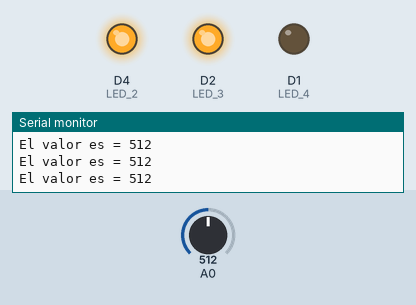
Recording of a sketch running on a simulated ESP8266 (NodeMCU). Shown: output pins drawn as LEDs (lit = HIGH), the last lines printed to the serial monitor. Dashed ring = blinking. The test bench sets the inputs (shaded band); at power-on: A0 = 512.

Above: at 1.2 s.
1.3 s: A0 set to 500
At 1.77 s:
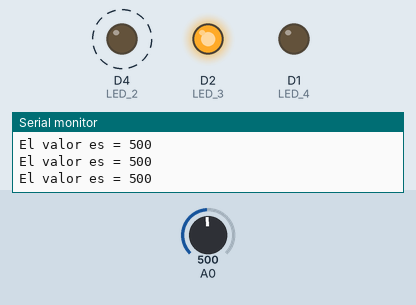
4.3 s: A0 set to 778
At 5.5 s:
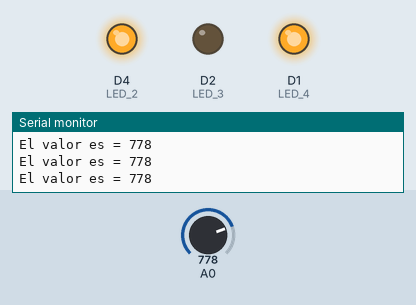
5.8 s: A0 set to 750
At 6.7 s:
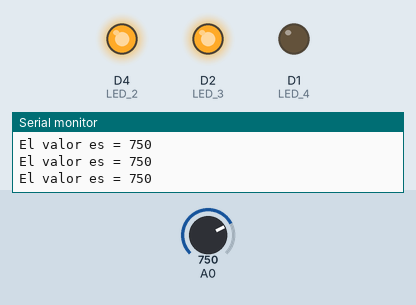
8.8 s: A0 set to 246
At 10.2 s:
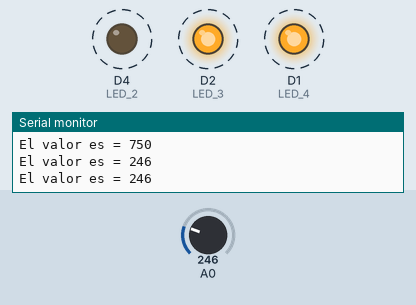
11.8 s: A0 set to 263
At 14.78 s:
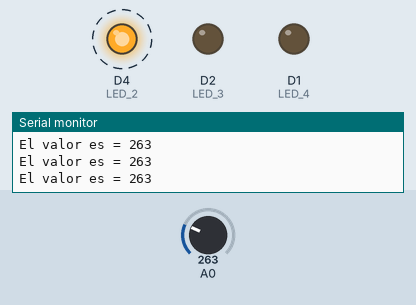
14.8 s: A0 set to 245
At 15.1 s:
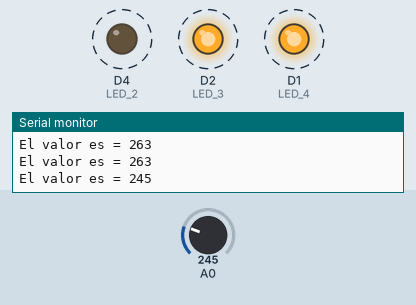
Timing chart, 0 to 18.8 s (numbered marks = the images above; inputs shaded):
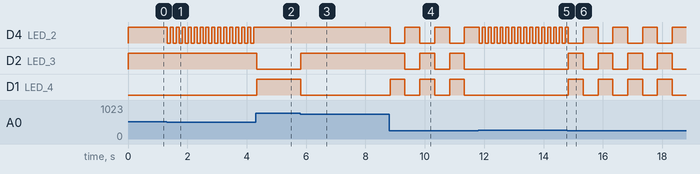

Measured:
- the behaviour switches between 512 and 511 on A0 (found by bisection; images 0 and 1)
- the behaviour switches between 768 and 767 on A0 (found by bisection; images 2 and 3)
- the behaviour switches between 255 and 256 on A0 (found by bisection; images 4 and 5)
- after the input at 1.3 s, D4 (LED_2): alternates HIGH for 0.10 s and LOW for 0.10 s, starting at once
- after the input at 4.3 s, D4 (LED_2): stops changing and stays HIGH; D2 (LED_3): HIGH → LOW at once; D1 (LED_4): LOW → HIGH at once
- after the input at 5.8 s, D2 (LED_3): LOW → HIGH at once; D1 (LED_4): HIGH → LOW at once
- after the input at 8.8 s, D4 (LED_2), D1 (LED_4): alternates HIGH for 0.50 s and LOW for 0.50 s, starting at once; D2 (LED_3): alternates HIGH for 0.50 s and LOW for 0.50 s, starting after 0.53 s
- after the input at 11.8 s, D4 (LED_2): alternates HIGH for 0.10 s and LOW for 0.10 s, starting after 0.13 s; D2 (LED_3), D1 (LED_4): stops changing and stays LOW
- after the input at 14.8 s, D4 (LED_2): alternates HIGH for 0.50 s and LOW for 0.50 s, starting after 0.54 s; D2 (LED_3), D1 (LED_4): alternates HIGH for 0.50 s and LOW for 0.50 s, starting at once

The sketch:

ACTIVIDAD_4_EJERCICIO_2.ino
```cpp
//Variable donde almacenaremos el valor del potenciometro
long valor;

//Declaramos los pins de los LEDs
int LED_2 = D4;
int LED_3 = D2;
int LED_4 = D1;

void setup() {
  //Inicializamos la comunicación serial
  Serial.begin(9600);

  //Escribimos por el monitor serie mensaje de inicio
  Serial.println("Inicio de sketch - valores del potenciometro");


  pinMode(LED_2, OUTPUT);
  pinMode(LED_3, OUTPUT);
  pinMode(LED_4, OUTPUT);
}

void loop() {
  // leemos del pin A0 valor
  valor = analogRead(A0);

  //Imprimimos por el monitor serie
  Serial.print("El valor es = ");
  Serial.println(valor);

  if(valor >= 0 && valor <=255)
  {
       digitalWrite(LED_2, LOW);
      digitalWrite(LED_3, HIGH);
      digitalWrite(LED_4, HIGH);
      delay(500);
      digitalWrite(LED_2, HIGH);
      digitalWrite(LED_3, LOW);
      digitalWrite(LED_4, LOW);
      delay(500);


  }

  if (valor >= 256 && valor <=511)
  {

      digitalWrite(LED_2, LOW);
      delay(100);
      digitalWrite(LED_2, HIGH);
      delay(100);
  }

  if (valor >= 512 && valor <=767)
  {

      digitalWrite(LED_2, HIGH);
      digitalWrite(LED_3, HIGH);
      digitalWrite(LED_4, LOW);
    }

  if (valor >= 768 && valor <=1023)
  {
      digitalWrite(LED_2, HIGH);
      digitalWrite(LED_3, LOW);
      digitalWrite(LED_4, HIGH);
   }
}
```
